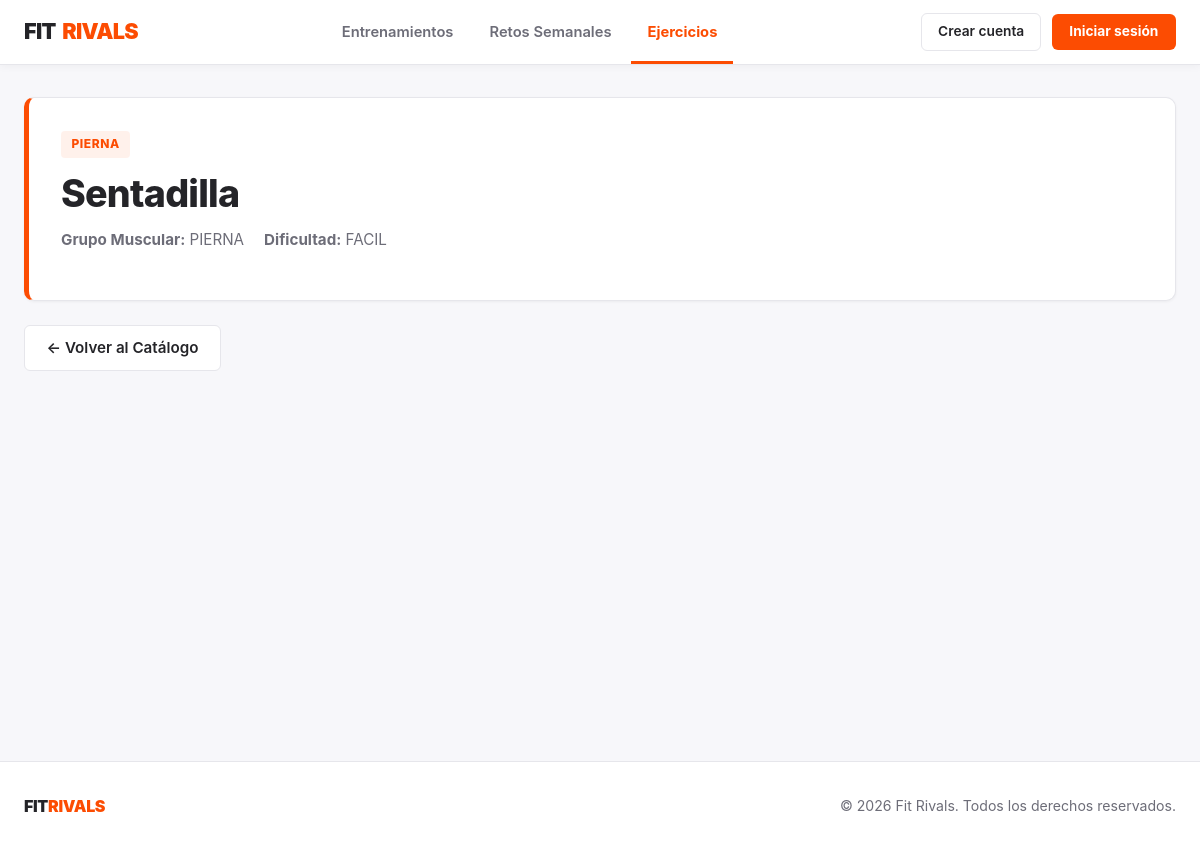
The app's page /ejercicios/1/ with its own data.
### FitrivalsApp/models.py (models this page shows, shortened)
class Ejercicio(models.Model):
    GRUPOS_MUSCULARES = [
        ('PECHO', 'Pecho'),
        ('ESPALDA', 'Espalda'),
        ('PIERNA', 'Pierna'),
        ('BRAZOS', 'Brazos'),
        ('HOMBROS', 'Hombros'),
        ('CORE', 'Core'),
    ]
    DIFICULTAD_CHOICES = [
        ('FACIL', 'Fácil'),
        ('INTERMEDIO', 'Intermedio'),
        ('AVANZADO', 'Avanzado'),
    ]
    nombre = models.CharField(max_length=100)
    grupo_muscular = models.CharField(max_length=20, choices=GRUPOS_MUSCULARES)
    dificultad = models.CharField(max_length=20, choices=DIFICULTAD_CHOICES)

### FitrivalsApp/views.py (the view)
# urls.py: path('ejercicios/<int:pk>/', views.detalle_ejercicio, name='detalle_ejercicio'),
def detalle_ejercicio(request, pk):
    ejercicio = get_object_or_404(Ejercicio, pk=pk)
    return render(request, 'ejercicios/detalle.html', {'ejercicio': ejercicio})

### FitrivalsApp/templates/ejercicios/detalle.html (shortened to what this page needs)
{% extends 'base.html' %}
{% block content %}
    <div class="hero-card">
        <span class="badge-orange">{{ ejercicio.grupo_muscular }}</span>
        <h1>{{ ejercicio.nombre }}</h1>
        <div class="meta-datos">
            <span><strong>Grupo Muscular:</strong> {{ ejercicio.grupo_muscular }}</span>
            <span><strong>Dificultad:</strong> {{ ejercicio.dificultad }}</span>
        </div>
    </div>
    <div class="detalle-acciones">
        <a href="{% url 'lista_ejercicios' %}" class="btn-secondary-strava">← Volver al Catálogo</a>
    </div>
{% endblock %}

### FitrivalsApp/static/css/estilos.css (style rules this page uses)
:root { --strava-orange: #FC4C02; --strava-orange-hover: #E34402; --strava-orange-soft: rgba(252, 76, 2, 0.08); --bg-page: #F7F7FA; --bg-white: #FFFFFF; --text-dark: #242428; --text-muted: #6D6D78; --border-light: #E6E6EB; --radius: 10px; --shadow-sm: 0 1px 3px rgba(0, 0, 0, 0.05); --shadow-md: 0 4px 14px rgba(0, 0, 0, 0.07); }
*, *::before, *::after { box-sizing: border-box; }
html, body { margin: 0; padding: 0; min-height: 100%; background-color: var(--bg-page); color: var(--text-dark); font-family: "Inter", system-ui, -apple-system, "Segoe UI", Roboto, Helvetica, Arial, sans-serif; font-size: 1rem; line-height: 1.55; -webkit-font-smoothing: antialiased; }
h1 { margin: 0 0 0.75rem; font-size: clamp(1.75rem, 4vw, 2.35rem); font-weight: 800; line-height: 1.2; letter-spacing: -0.02em; color: var(--text-dark); }
a { color: var(--strava-orange); font-weight: 600; text-decoration: none; transition: color 0.15s ease; }
.btn-secondary-strava { display: inline-flex; align-items: center; justify-content: center; gap: 0.45rem; padding: 0.65rem 1.35rem; background-color: var(--bg-white); color: var(--text-dark); font-size: 0.95rem; font-weight: 600; border: 1px solid var(--border-light); border-radius: 6px; cursor: pointer; text-decoration: none; transition: border-color 0.15s ease, background-color 0.15s ease; }
.hero-card { background-color: var(--bg-white); border: 1px solid var(--border-light); border-left: 5px solid var(--strava-orange); border-radius: var(--radius); padding: 2rem; box-shadow: var(--shadow-sm); }
.badge-orange { display: inline-block; padding: 0.25rem 0.65rem; margin-bottom: 0.85rem; background-color: var(--strava-orange-soft); color: var(--strava-orange); font-size: 0.75rem; font-weight: 800; letter-spacing: 0.05em; border-radius: 4px; text-transform: uppercase; }
.meta-datos { display: flex; flex-wrap: wrap; gap: 1.25rem; margin: 0.75rem 0 1rem; color: var(--text-muted); font-size: 0.95rem; }
.detalle-acciones { display: flex; flex-wrap: wrap; gap: 0.75rem; margin-top: 1.5rem; }

### FitrivalsApp/static/css/header-footer.css (style rules this page uses)
:root { --strava-orange: #FC4C02; --strava-orange-hover: #E34402; --strava-orange-soft: rgba(252, 76, 2, 0.08); --bg-page: #F7F7FA; --bg-white: #FFFFFF; --text-dark: #242428; --text-muted: #6D6D78; --border-light: #E6E6EB; }

### records on screen
Ejercicio: grupo_muscular "PIERNA", nombre "Sentadilla", dificultad "FACIL"
